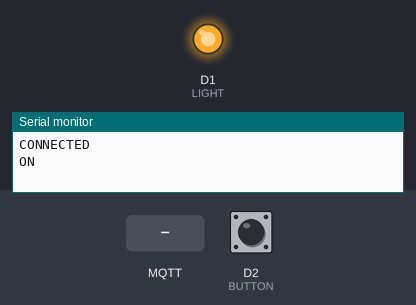
The sketch below on a simulated ESP8266 (NodeMCU). Shown: output pins drawn as LEDs (lit = HIGH), the last lines printed to the serial monitor. The test bench sets the inputs (shaded band); at power-on: D2 (BUTTON) HIGH. WiFi joins after 1.5 s; servers stay silent unless stated; no MQTT or app messages arrive unless stated.

Above: at 2.7 s.
2.8 s: D2 (BUTTON) pulled LOW for 0.15 s
At 3.6 s:
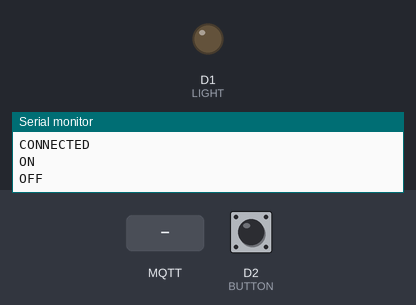
6.0 s: MQTT message "ON" arrives on the second subscribed topic
At 7.1 s:
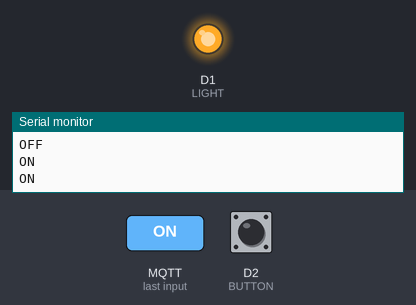
7.5 s: MQTT message "OFF" arrives on the second subscribed topic
At 8.2 s:
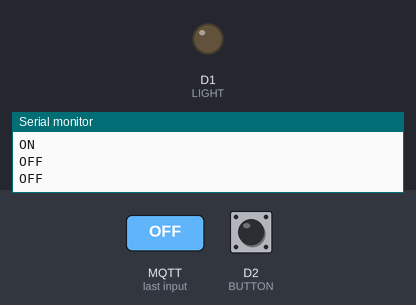
Timing chart, 0 to 10.0 s (numbered marks = the images above; inputs shaded):
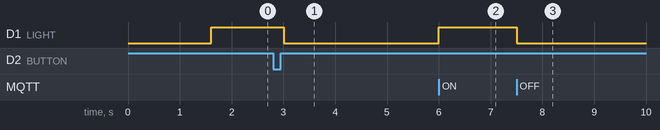

The sketch:

MAKER_EASY_WIFI_OTA.ino
```cpp
/*Desenvolvido por Bruno Horta @ 2017
 *
 * Este Código de Exemplo está inserido no contexto público e pode ser alterado ou distribuido
 *
 * Bibliotecas necessárias
 *
 * PubSubClient
 * ** Como instalar https://www.youtube.com/watch?v=yM1eljamBwM&list=PLxDLawCWayzCsoqDt7A7kBVDFVt0RSm1g&index=2
 *
 * WiFiManager
 *
 * COMANDOS MQTT
 * **** Os comandos devem ser enviados para o topico system/set/YOURHOSTAME ****
 * REBOOT - Faz restart ao ESP
 * OTA_ON - Liga o Modo OTA e publica uma mesagem no topico system/log/YOURHOSTAME "OTA SETUP ON"
 * OTA_OFF - Desliga o Modo OTA, este comando só necessita de ser utilizado caso o ESP não tenha feito restart
 * */

//MQTT
#include <PubSubClient.h>
//ESP
#include <ESP8266WiFi.h>
//Wi-Fi Manger library
#include <DNSServer.h>
#include <ESP8266WebServer.h>
#include <WiFiManager.h>//https://github.com/tzapu/WiFiManager
//OTA
#include <WiFiUdp.h>
#include <ArduinoOTA.h>
#define AP_TIMEOUT 180
#define SERIAL_BAUDRATE 115200
#define MQTT_AUTH true
#define MQTT_USERNAME "homeassistant"
#define MQTT_PASSWORD "xptoxpto"
#define LIGHT D1
#define BUTTON D2
//Variaveis e Constantes de DEBOUNCE
int buttonState;
int lastButtonState = LOW;
long lastDebounceTime = 0;
const int debounceDelay = 50;

//Constantes
const String HOSTNAME  = "SuperSala";

const char * OTA_PASSWORD  = "otapower";

const String MQTT_LOG = "system/log/"+HOSTNAME;

const String MQTT_SYSTEM_CONTROL_TOPIC = "system/set/"+HOSTNAME;

const String MQTT_LIGHT_TOPIC = "sala/luz/set";

const String MQTT_LIGHT_STATE_TOPIC = "sala/luz";

//MQTT BROKERS GRATUITOS PARA TESTES https://github.com/mqtt/mqtt.github.io/wiki/public_brokers
const char* MQTT_SERVER = "192.168.1.114";

WiFiClient wclient;
PubSubClient client(MQTT_SERVER,1883,wclient);

//CONTROL FLAGS
bool OTA = false;
bool OTABegin = false;

void setup() {
  Serial.begin(SERIAL_BAUDRATE);
  WiFiManager wifiManager;
  //Limpa as definições da Rede Wi-Fi
  //wifiManager.resetSettings();
  /*define o tempo limite até o portal de configuração ficar novamente inátivo,
   útil para quando alteramos a password do AP*/
  wifiManager.setTimeout(AP_TIMEOUT);
  wifiManager.autoConnect(HOSTNAME.c_str());
  client.setCallback(callback);
  pinMode(LIGHT,OUTPUT);
  pinMode(BUTTON,INPUT_PULLUP);
}

//Chamada de recepção de mensagem
void callback(char* topic, byte* payload, unsigned int length) {
  String payloadStr = "";
  for (int i=0; i<length; i++) {
    payloadStr += (char)payload[i];
  }
  Serial.println(payloadStr);
  String topicStr = String(topic);
 if(topicStr.equals(MQTT_SYSTEM_CONTROL_TOPIC)){
  if(payloadStr.equals("OTA_ON")){
    OTA = true;
    OTABegin = true;
  }else if (payloadStr.equals("OTA_OFF")){
    OTA = true;
    OTABegin = true;
  }else if (payloadStr.equals("REBOOT")){
    ESP.restart();
  }
 }else if(topicStr.equals(MQTT_LIGHT_TOPIC)){
  if(payloadStr.equals("ON")){
      turnOn();
    }else if(payloadStr.equals("OFF")) {
      turnOff();
    }
  }
}
void turnOn(){
  Serial.println("ON");
  digitalWrite(LIGHT,HIGH);
  client.publish(MQTT_LIGHT_STATE_TOPIC.c_str(),"ON",true);
}
void turnOff(){
  digitalWrite(LIGHT,LOW);
  Serial.println("OFF");
  client.publish(MQTT_LIGHT_STATE_TOPIC.c_str(),"OFF",true);
}
bool checkMqttConnection(){
  if (!client.connected()) {
    if (MQTT_AUTH ? client.connect(HOSTNAME.c_str(),MQTT_USERNAME, MQTT_PASSWORD) : client.connect(HOSTNAME.c_str())) {
      //SUBSCRIÇÃO DE TOPICOS
      Serial.println("CONNECTED");
      client.subscribe(MQTT_SYSTEM_CONTROL_TOPIC.c_str());
      client.subscribe(MQTT_LIGHT_TOPIC.c_str());
    }
  }
  return client.connected();
}
void checkButtonState(){
 if(processDebounce(BUTTON)){
  if(digitalRead(LIGHT)){
      turnOff();
    }else{
      turnOn();
    }
 }
}
void loop() {
  if (WiFi.status() == WL_CONNECTED) {
    if (checkMqttConnection()){

      client.loop();
      checkButtonState();
      if(OTA){
        if(OTABegin){
          setupOTA();
          OTABegin= false;
        }
        ArduinoOTA.handle();
      }
    }
  }
}

void setupOTA(){
  if (WiFi.status() == WL_CONNECTED && checkMqttConnection()) {
    client.publish(MQTT_LOG.c_str(),"OTA SETUP ON");
    ArduinoOTA.setHostname(HOSTNAME.c_str());
    ArduinoOTA.setPassword((const char *)OTA_PASSWORD);
    ArduinoOTA.onStart([]() {
  });
 ArduinoOTA.begin();
 }
}


boolean processDebounce(int pin){
  // ler o estado do pino para uma variável local
  int sensorVal = digitalRead(pin);
  /*
   * verificar se o botão foi pressionado e o tempo que decorreu desde o último pressionar do botão
   * é suficiente para ignorar qualquer tipo de ruído.
  */

  /*
   * Se a leitura registou uma alteração de estado, seja ele ruído ou o pressionar do botão
  */
  if (sensorVal != lastButtonState) {
    // reiniciar o contador de debouncing
    lastDebounceTime = millis();
  }
  if ((millis() - lastDebounceTime) > debounceDelay) {
    /**
     * Qualquer que seja a leitura, esta aconteceu a um tempo superior ao intervalo
     * de debouncing considerado (no exemplo 50 milisegundos).
     * Por essa razão, pode se assumir a leitura como sendo o estado atual do botão.
     */
    if (sensorVal != buttonState) {
      /*
       * o estado atual do botão é diferente ao último estado válido registado, por isso,
       * igualar o último estado válido, para o botão, como sendo a leitura atual.
       */
      buttonState = sensorVal;
      if (buttonState == HIGH) {
        /*
         * definir o último estado lido, para o botão, como sendo a leitura atual.
         */
        lastButtonState = sensorVal;
        /**
          * O botão encontra-se ativo, por isso retorna-se true
        */
        return true;
      }
    }
  }
  /*
   * definir último estado lido, para o botão, como sendo a leitura atual.
   */
  lastButtonState = sensorVal;
  return false;
}
```

Measured:
- after the input at 2.8 s, D1 (LIGHT): HIGH → LOW after 0.20 s
- after the input at 6.0 s, D1 (LIGHT): LOW → HIGH at once
- after the input at 7.5 s, D1 (LIGHT): HIGH → LOW at once
